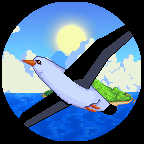

A level layout from a 2D game, rendered from its tile map. Below: a short description, then the map file with tile-grid data replaced by summaries:
An orthogonal 9x9 tile map with 16x16 px tiles, 5 tile layers (Back, Buildings, Paths, Front, ...), 2 tilesets.

<map version="1.8" tiledversion="1.8.4" orientation="orthogonal" renderorder="right-down" width="9" height="9" tilewidth="16" tileheight="16" infinite="0" nextlayerid="11" nextobjectid="8">
 <properties>
  <property name="Outdoors" type="bool" value="true" />
  <property name="Warp" value="0 25 Town 0 90" />
 </properties>
 <tileset firstgid="1" name="LightHouseRoom_DayTime_Ocean" tilewidth="16" tileheight="16" tilecount="480" columns="30">
  <image source="LightHouseRoom_DayTime_Ocean.png" width="489" height="260" />
 </tileset>
 <tileset firstgid="481" name="Albatross" tilewidth="16" tileheight="16" tilecount="400" columns="20">
  <image source="Albatross.png" width="320" height="320" />
  <tile id="0">
   <animation>
    <frame tileid="61" duration="1000" />
    <frame tileid="241" duration="1000" />
   </animation>
  </tile>
  <tile id="8">
   <animation>
    <frame tileid="8" duration="1000" />
    <frame tileid="188" duration="1000" />
   </animation>
  </tile>
  <tile id="9">
   <animation>
    <frame tileid="9" duration="1000" />
    <frame tileid="189" duration="1000" />
   </animation>
  </tile>
  <tile id="27">
   <animation>
    <frame tileid="27" duration="1000" />
    <frame tileid="207" duration="1000" />
   </animation>
  </tile>
  <tile id="28">
   <animation>
    <frame tileid="28" duration="1000" />
    <frame tileid="208" duration="1000" />
   </animation>
  </tile>
  <tile id="45">
   <animation>
    <frame tileid="45" duration="1000" />
    <frame tileid="225" duration="1000" />
   </animation>
  </tile>
  <tile id="46">
   <animation>
    <frame tileid="46" duration="1000" />
    <frame tileid="226" duration="1000" />
   </animation>
  </tile>
  <tile id="47">
   <animation>
    <frame tileid="47" duration="1000" />
    <frame tileid="227" duration="1000" />
   </animation>
  </tile>
  <tile id="48">
   <animation>
    <frame tileid="48" duration="1000" />
    <frame tileid="228" duration="1000" />
   </animation>
  </tile>
  <tile id="61">
   <animation>
    <frame tileid="61" duration="1000" />
    <frame tileid="241" duration="1000" />
   </animation>
  </tile>
  <tile id="62">
   <animation>
    <frame tileid="62" duration="1000" />
    <frame tileid="242" duration="1000" />
   </animation>
  </tile>
  <tile id="63">
   <animation>
    <frame tileid="63" duration="1000" />
    <frame tileid="243" duration="1000" />
   </animation>
  </tile>
  <tile id="64">
   <animation>
    <frame tileid="64" duration="1000" />
    <frame tileid="244" duration="1000" />
   </animation>
  </tile>
  <tile id="65">
   <animation>
    <frame tileid="65" duration="1000" />
    <frame tileid="245" duration="1000" />
   </animation>
  </tile>
  <tile id="66">
   <animation>
    <frame tileid="66" duration="1000" />
    <frame tileid="246" duration="1000" />
   </animation>
  </tile>
  <tile id="67">
   <animation>
    <frame tileid="67" duration="1000" />
    <frame tileid="247" duration="1000" />
   </animation>
  </tile>
  <tile id="81">
   <animation>
    <frame tileid="81" duration="1000" />
    <frame tileid="261" duration="1000" />
   </animation>
  </tile>
  <tile id="82">
   <animation>
    <frame tileid="82" duration="1000" />
    <frame tileid="262" duration="1000" />
   </animation>
  </tile>
  <tile id="83">
   <animation>
    <frame tileid="83" duration="1000" />
    <frame tileid="263" duration="1000" />
   </animation>
  </tile>
  <tile id="84">
   <animation>
    <frame tileid="84" duration="1000" />
    <frame tileid="264" duration="1000" />
   </animation>
  </tile>
  <tile id="85">
   <animation>
    <frame tileid="85" duration="1000" />
    <frame tileid="265" duration="1000" />
   </animation>
  </tile>
  <tile id="86">
   <animation>
    <frame tileid="86" duration="1000" />
    <frame tileid="266" duration="1000" />
   </animation>
  </tile>
  <tile id="102">
   <animation>
    <frame tileid="102" duration="1000" />
    <frame tileid="282" duration="1000" />
   </animation>
  </tile>
  <tile id="103">
   <animation>
    <frame tileid="103" duration="1000" />
    <frame tileid="283" duration="1000" />
   </animation>
  </tile>
  <tile id="104">
   <animation>
    <frame tileid="104" duration="1000" />
    <frame tileid="284" duration="1000" />
   </animation>
  </tile>
  <tile id="105">
   <animation>
    <frame tileid="105" duration="1000" />
    <frame tileid="285" duration="1000" />
   </animation>
  </tile>
  <tile id="106">
   <animation>
    <frame tileid="106" duration="1000" />
    <frame tileid="286" duration="1000" />
   </animation>
  </tile>
  <tile id="121">
   <animation>
    <frame tileid="121" duration="1000" />
    <frame tileid="301" duration="1000" />
   </animation>
  </tile>
  <tile id="122">
   <animation>
    <frame tileid="122" duration="1000" />
    <frame tileid="302" duration="1000" />
   </animation>
  </tile>
  <tile id="123">
   <animation>
    <frame tileid="123" duration="1000" />
    <frame tileid="303" duration="1000" />
   </animation>
  </tile>
  <tile id="124">
   <animation>
    <frame tileid="124" duration="1000" />
    <frame tileid="304" duration="1000" />
   </animation>
  </tile>
  <tile id="125">
   <animation>
    <frame tileid="125" duration="1000" />
    <frame tileid="305" duration="1000" />
   </animation>
  </tile>
  <tile id="126">
   <animation>
    <frame tileid="126" duration="1000" />
    <frame tileid="306" duration="1000" />
   </animation>
  </tile>
  <tile id="127">
   <animation>
    <frame tileid="127" duration="1000" />
    <frame tileid="307" duration="1000" />
   </animation>
  </tile>
  <tile id="140">
   <animation>
    <frame tileid="140" duration="1000" />
    <frame tileid="320" duration="1000" />
   </animation>
  </tile>
  <tile id="141">
   <animation>
    <frame tileid="141" duration="1000" />
    <frame tileid="321" duration="1000" />
   </animation>
  </tile>
  <tile id="142">
   <animation>
    <frame tileid="142" duration="1000" />
    <frame tileid="322" duration="1000" />
   </animation>
  </tile>
  <tile id="143">
   <animation>
    <frame tileid="143" duration="1000" />
    <frame tileid="323" duration="1000" />
   </animation>
  </tile>
  <tile id="146">
   <animation>
    <frame tileid="146" duration="1000" />
    <frame tileid="326" duration="1000" />
   </animation>
  </tile>
  <tile id="147">
   <animation>
    <frame tileid="147" duration="1000" />
    <frame tileid="327" duration="1000" />
   </animation>
  </tile>
  <tile id="160">
   <animation>
    <frame tileid="160" duration="1000" />
    <frame tileid="340" duration="1000" />
   </animation>
  </tile>
  <tile id="161">
   <animation>
    <frame tileid="161" duration="1000" />
    <frame tileid="341" duration="1000" />
   </animation>
  </tile>
 </tileset>
 <layer id="1" name="Back" width="9" height="9">
  <data>[81 cells, 81 non-empty, 81 distinct tile ids]</data>
 </layer>
 <objectgroup id="2" name="Back" />
 <layer id="3" name="Buildings" width="9" height="9">
  <data>[81 cells, 0 non-empty, 0 distinct tile ids]</data>
 </layer>
 <objectgroup id="4" name="Buildings" />
 <layer id="5" name="Paths" width="9" height="9">
  <data>[81 cells, 0 non-empty, 0 distinct tile ids]</data>
 </layer>
 <objectgroup id="6" name="Paths" />
 <layer id="7" name="Front" width="9" height="9">
  <data>[81 cells, 81 non-empty, 81 distinct tile ids]</data>
 </layer>
 <objectgroup id="8" name="Front" />
 <layer id="9" name="AlwaysFront" width="9" height="9">
  <data>[81 cells, 81 non-empty, 81 distinct tile ids]</data>
 </layer>
 <objectgroup id="10" name="AlwaysFront" />
</map>
